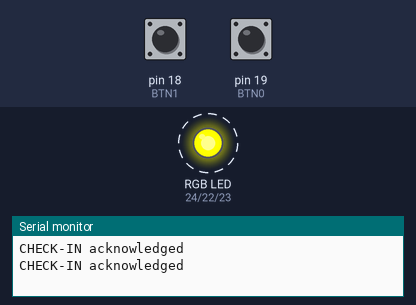
The sketch below on a simulated Arduino Mega 2560, built with avr-gcc and run on an emulated ATmega2560. Parts: an RGB LED mixed from three pins (HIGH = lit), the last lines printed to the serial monitor. Dashed ring = blinking. The inputs (shaded band) are chosen by the test bench; at power-on: pin 18 (BTN1) HIGH, pin 19 (BTN0) LOW.

Above: at 1.29 s.
1.3 s: pin 18 (BTN1) pulled LOW for 3.2 s
At 2.0 s:
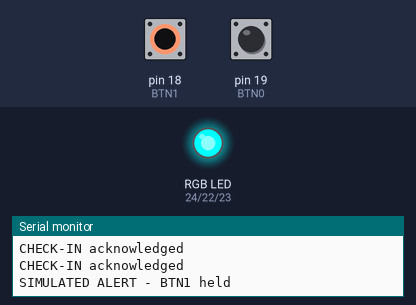
At 5.99 s:
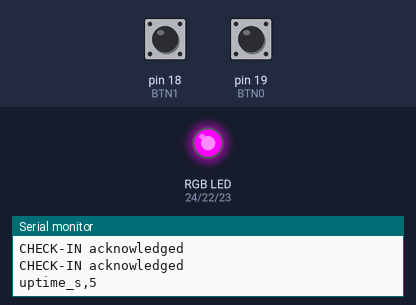
Timing chart, 0 to 13.4 s (numbered marks = the images above; inputs shaded):
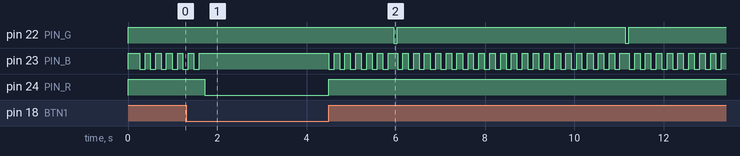

The sketch:

08_simple_demo.ino
```cpp
/*
  VEGA Sentinel - Simple onboard demo
  Board: VEGA ARIES v2.0 (Tools > Board > ARIES v2), Serial Monitor 115200.
  No external wiring required - uses only onboard RGB LED + push buttons.

  Hardware facts (verified from ARIES v2.0 datasheet + official BSP examples):
    GPIO24 -> Red LED    (ACTIVE-LOW: LOW = ON, HIGH = OFF)
    GPIO22 -> Green LED  (ACTIVE-LOW)
    GPIO23 -> Blue LED   (ACTIVE-LOW)
    GPIO19 -> BTN0       (reads LOW when pressed)
    GPIO18 -> BTN1       (reads LOW when pressed)
    Yellow LEDs GPIO20/21 are ACTIVE-HIGH (not used here).

  What it does (sentinel idle behavior):
    - GREEN LED breathes (pwm.cpp fade) to show "all normal".
    - BTN0 pressed  -> BLUE blinks 3x, serial logs "CHECK-IN acknowledged".
    - BTN1 held     -> RED steady + serial "SIMULATED ALERT" until released.
    - Prints uptime every 5 s.
*/

const uint8_t PIN_R = 24;
const uint8_t PIN_G = 22;
const uint8_t PIN_B = 23;
const uint8_t BTN0  = 19;
const uint8_t BTN1  = 18;

uint32_t lastUptimeMs = 0;
uint32_t lastBtn0Ms  = 0;
bool inAlert = false;

void setup() {
  Serial.begin(115200);
  pinMode(PIN_R, OUTPUT);
  pinMode(PIN_G, OUTPUT);
  pinMode(PIN_B, OUTPUT);
  pinMode(BTN0, INPUT);
  pinMode(BTN1, INPUT);
  allOff();
  Serial.println("VEGA Sentinel simple demo - onboard hardware only");
}

void loop() {
  uint32_t now = millis();

  // --- BTN1: simulated alert (level-triggered) ---
  if (digitalRead(BTN1) == LOW) {
    if (!inAlert) {
      inAlert = true;
      Serial.println("SIMULATED ALERT - BTN1 held");
    }
    red(true);
    green(false);
    return;                    // alert overrides everything else
  }
  if (inAlert) {
    inAlert = false;
    Serial.println("Alert cleared");
    allOff();
  }

  // --- BTN0: check-in (edge-triggered, 250 ms debounce) ---
  if (digitalRead(BTN0) == LOW && now - lastBtn0Ms > 250) {
    lastBtn0Ms = now;
    Serial.println("CHECK-IN acknowledged");
    blinkBlue(3);
  }

  // --- Green heartbeat every 5 s ---
  if (now - lastUptimeMs >= 5000) {
    lastUptimeMs = now;
    Serial.print("uptime_s,");
    Serial.println(now / 1000);
    pulseGreen();
  }

  delay(10);
}

// ---- LED helpers (active-low LED: LOW = ON) ----
void allOff()   { red(false); green(false); blue(false); }
void red(bool on)    { digitalWrite(PIN_R, on ? LOW : HIGH); }
void green(bool on)  { digitalWrite(PIN_G, on ? LOW : HIGH); }
void blue(bool on)   { digitalWrite(PIN_B, on ? LOW : HIGH); }

void blinkBlue(uint8_t n) {
  for (uint8_t i = 0; i < n; i++) {
    blue(true);  delay(120);
    blue(false); delay(120);
  }
}

void pulseGreen() {
  green(true);
  delay(80);
  green(false);
}
```

Measured:
- after the input at 1.3 s, pin 24 (PIN_R): HIGH → LOW after 0.42 s, → HIGH 2.8 s later
- by itself, pin 22 (PIN_G): alternates HIGH for 5.1 s and LOW for 0.08 s
